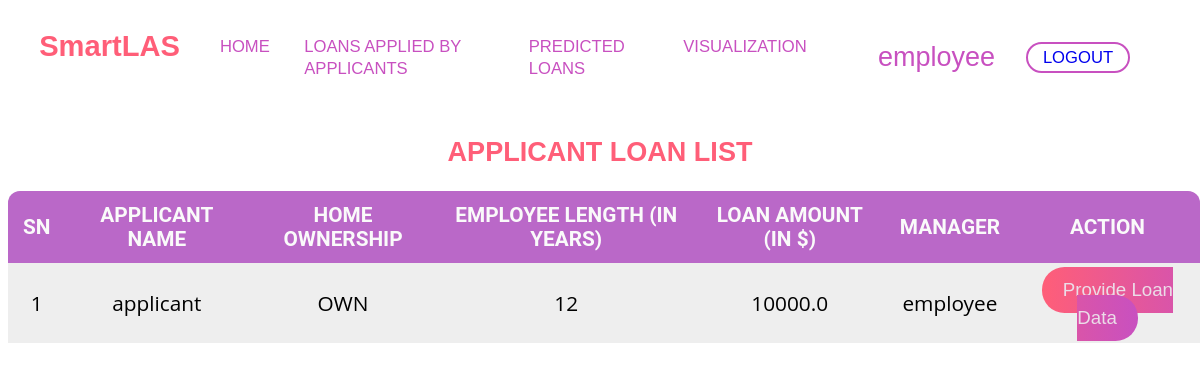
/loan/ (signed in), run on the app's committed database.
### loan_approval/models.py (models this page shows)
class Loan(models.Model):
    OWNERSHIP_CHOICES = [('RENT','RENT'),
                         ('OWN','OWN'),
                         ('MORTGAGE','MORTGAGE'),
                         ('OTHER','OTHER')
                         ]
    INTENTIONS = [('PERSONAL','PERSONAL'),
                  ('EDUCATION','EDUCATION'),
                  ('MEDICAL','MEDICAL'),
                  ('VENTURE','VENTURE'),
                  ('HOMEIMPROVEMENT','HOMEIMPROVEMENT'),
                  ('DEBTCONSOLIDATION','DEBTCONSOLIDATION')
                  ]
    home_ownership = models.CharField(max_length=10,choices=OWNERSHIP_CHOICES)
    emp_length = models.PositiveIntegerField(validators=[MinValueValidator(0),
                                       MaxValueValidator(43)])
    loan_amount = models.FloatField(validators=[MinValueValidator(0.0),
                                       MaxValueValidator(40000.0)])
    person_age = models.PositiveIntegerField(validators=[MinValueValidator(18),
                                       MaxValueValidator(110)])
    income = models.FloatField(validators=[MinValueValidator(1000.0),
                                       MaxValueValidator(7000000.0)])
    loan_intent = models.CharField(max_length=20,choices=INTENTIONS)
    applicant_details = models.ForeignKey(Applicant, on_delete=models.CASCADE)
    managed_by = models.ForeignKey(Employee, on_delete=models.SET_NULL, null=True)

class Applicant(models.Model):
    applicant = models.OneToOneField(User, on_delete=models.CASCADE)
    def __str__(self):
        return f'{self.applicant.username}'

class Employee(models.Model):
    employee = models.OneToOneField(User, on_delete=models.CASCADE)
    def __str__(self):
        return f'{self.employee.username}'

### loan_approval/views.py (the view)
# urls.py: path('loan/',LoanListView.as_view(), name='employee_loan_list'),
@method_decorator(login_required(login_url=reverse_lazy('loan_approval:user_login')),name="dispatch")
class LoanListView(ListView):
    model = Loan
    template_name = 'loan_approval/employee_loan_request.html'
    def get_queryset(self):
        queryset = self.model._default_manager.all()
        try:
            user = self.request.user.employee
        except:
            return queryset
        else:
            return queryset.filter(managed_by = user)

### loan_approval/templates/loan_approval/employee_loan_request.html (shortened to what this page needs)
{% if user.is_authenticated %}
{% load static %}
<!DOCTYPE html>
<html lang="en">
<head>
    <link rel="stylesheet" href="{% static 'css/loan_details_list_.css' %}">
    <link rel="stylesheet" href="{% static 'css/style.css' %}" />
</head>
<body>
    <nav>
        <div class="logos-section">
          <h2 class="logo">
              <a href="{% url 'loan_approval:index' %}">SmartLAS</a>
          </h2>
          <ul class="menu-items">
            {% if user.is_authenticated %}
            {% if user.applicant %}
            <li>
              <a href="{% url 'loan_approval:dashboard' %}">HOME</a>
            </li>
            <li>
              <a href="{% url 'loan_approval:loan_request' %}">APPLY</a>
            </li>
            <li>
              <a href="{% url 'loan_approval:applicant_loan_list' %}">REQUESTED LOANS</a>
            </li>
            <li>
              <a href="{% url 'loan_approval:loans_details_list' %}">VIEW LOAN APPROVALS</a>
            </li>
            {% elif user.employee %}
            <li>
              <a href="{% url 'loan_approval:dashboard' %}">HOME</a>
            </li>
            <li>
              <a href="{% url 'loan_approval:employee_loan_list' %}">LOANS APPLIED BY APPLICANTS</a>
            </li>
            <li>
              <a href="{% url 'loan_approval:loans_details_list' %}">PREDICTED LOANS</a>
            </li>
            <li>
              <a href="#">VISUALIZATION</a>
            </li>
            {% endif %}
            {% endif %}
          </ul>
        </div>
        <ul class="cta-btns">
          {% if user.is_authenticated %}
          <li>
            <div >{{request.user}} </div>
          </li>
          <li>
            <a class="cta-btns1" href="{% url 'loan_approval:user_logout' %}">LOGOUT</a>
          </li>
          {% else %}
          <li>
            <a class="cta-btns1" href="{% url 'loan_approval:user_login' %}">LOGIN</a>
          </li>
          {% endif %}
        </ul>
      </nav>
{% if user.is_superuser %}
<h3>403: Applicant and super admin not authorized.</h3>
{% elif  user.is_staff %}
<table id="loan-prediction">
    <h2>APPLICANT LOAN LIST</h2>
    <thead>
      <tr>
        <th>SN</th>
        <th>Applicant Name</th>
        <th>Home Ownership</th>
        <th>Employee Length (In Years)</th>
        <th>Loan Amount (In $)</th>
        <th>Manager</th>
        <th> Action </th>
      </tr>
    </thead>
    <tbody>
        {% for object in object_list %}
            {% if not object.loandetails %}
            <tr>
                <td>1</td>
                <td>{{object.applicant_details}}</td>
                <td>{{object.home_ownership}}</td>
                <td>{{object.emp_length}}</td>
                <td>{{object.loan_amount}}</td>
                <td>{{object.managed_by}}</td>
                <td>
                    <a class="button" href="{% url 'loan_approval:loan_details_create' pk=object.id%}">Provide Loan Data</a>
                </td>
              </tr>
            {% endif%}
        {% endfor %}
    </tbody>
  </table>
{% else %}
<h3>403: Applicant and super admin not authorized.</h3>
{% endif %}
</body>
</html>
{% else%}
404: Cannot view this page.
{% endif %}

### static/css/loan_details_list_.css (style rules this page uses)
* { box-sizing: border-box; font-family: "Poppins", sans-serif; }
table { position: absolute; z-index: 2; border-collapse: collapse; border-spacing: 0; border-radius: 12px 12px 0 0; overflow: hidden; box-shadow: 0 2px 12px reba(32, 32, 32, 0.3); background-color: #fafafa; text-align: center; font-family: "Poppins", sans-serif; font-weight: 2000; height: 150px; }
h2 { text-align: center; color: #ff5e78; }
th, td { padding: 12px 15px; }
th { font-size: 1rem; background: #ba68c8; color: #fafafa; text-transform: uppercase; font-family: "Roboto", sans-serif; }
td { font-size: 1rem; font-family: "Open Sans", sans-serif; }
tr:nth-child(odd) { background-color: #eeeeee; }
.button { background: linear-gradient(to right, #ff5e78, #c850c0); color: #ebdde8; text-decoration: none; border: none; font-size: 0.9rem; padding: 0.6rem 1rem; border-radius: 1.4rem; margin-top: 1rem; }

### static/css/style.css (style rules this page uses)
* { font-family: "Poppins", sans-serif; font-size: 1.3rem; }
.logo a { font-size: 1.4rem; color: #ff5e78; text-decoration: none; }
li { list-style: none; }
nav, .cta-btns, .menu-items { display: flex; align-items: center; }
nav { margin: 0 1.5rem 1.5rem 1.5rem; justify-content: space-between; }
.logos-section { display: flex; }
.menu-items li, .cta-btns li { font-size: 0.9rem; margin-right: 1.5rem; color: #c850c0; }
.menu-items li a { position: relative; font-size: 0.8rem; margin-right: 1.5rem; color: #c850c0; text-decoration: none; }
.menu-items li a::after { content: ''; background: linear-gradient(to right, #ff5e78, #c850c0); height: 1.5px; width: 100%; left: 0; position: absolute; bottom: -5px; opacity: 0; transition: all 0.2s; pointer-events: none; }
.cta-btns1, .cta-btns2 { font-size: 0.8rem; text-decoration: none; border: 2px solid #c850c0; padding: 0.2rem 0.7rem; border-radius: 0.9rem; }

### data on the page
Loan: applicant_details "applicant", home_ownership "OWN", emp_length "12", loan_amount "10000.0", managed_by "employee"

### other printed values
{{ request.user }} "employee"
